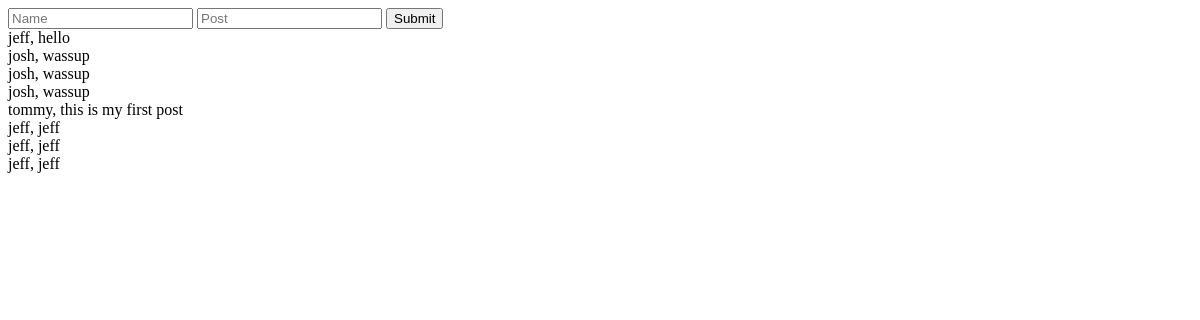
Before: / with the older database file.
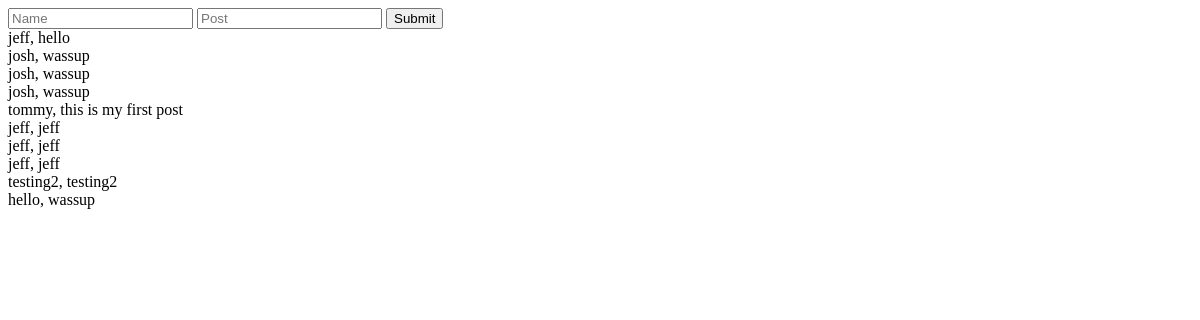
After: the same page with the newer database file.
### tables this page shows
CREATE TABLE posts (
	id integer primary key autoincrement,
	name text not null,
	content text not null
);

### __init__.py (the view)
@app.route('/', methods=['GET', 'POST'])
def index():
	if request.method == 'POST':
		name = request.form.get('name')
		post = request.form.get('post')
		create_post(name, post)
	posts = get_posts()
	return render_template('index.html', posts=posts)

### models.py (called while the page is built)
def get_posts():
	con = sql.connect(path.join(ROOT, 'database.db'))
	cur = con.cursor()
	cur.execute('select * from posts')
	posts = cur.fetchall()
	return posts

### templates/index.html (shortened to what this page needs)
<!DOCTYPE html>
<html>
	<head>
	</head>
	<body>
		<form action="/" method="post">
			<input type="text" name="name" placeholder="Name">
			<input type="text" name="post" placeholder="Post">
			<input type="submit" value="Submit">
		</form>
		{% for post in posts %}
		<div>
			{{ post[1] + ', ' + post[2] }}
		</div>
		{% endfor %}
	</body>
</html>

Changed rows visible on the page:
added posts: name+content "testing2, testing2"
added posts: name+content "hello, wassup"
